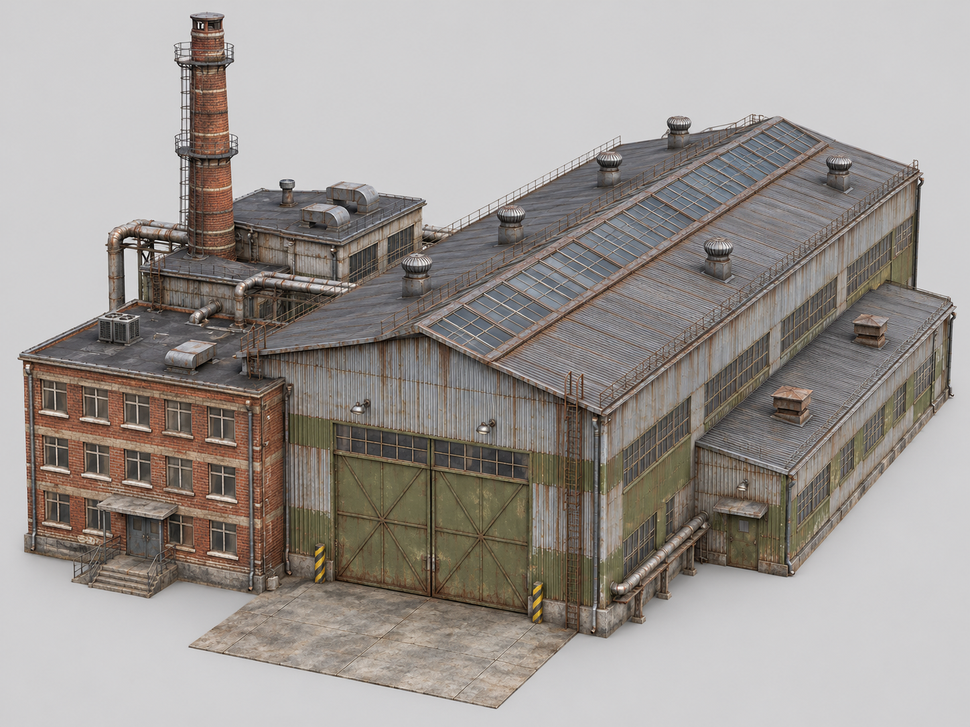
#> input picture Tools/Russia/models/warfactory3d/ref.png, 970 x 727 px, shrunk from 1448 x 1086 before the run
$ python mask.py ../warfactory3d/ref.png out.png
#> lines starting #> are read from the running program, lines starting #| are printed output that depends on the picture; after the words box and inside, x2 and y2 are one past the last pixel; in counts of white or black regions, pixels touching at a corner belong together; long printed decimals are rounded
import sys, numpy as np, cv2
from PIL import Image
im=np.array(Image.open(sys.argv[1]).convert('RGB'))
h,w,_=im.shape
#> h = 727; w = 970
mask=np.zeros((h+2,w+2),np.uint8)
ff=im.copy()
for p in [(0,0),(w-1,0),(0,h-1),(w-1,h-1)]:
    cv2.floodFill(ff,mask,p,(0,0,0),(6,6,6),(6,6,6),cv2.FLOODFILL_FIXED_RANGE|cv2.FLOODFILL_MASK_ONLY|(255<<8))
bg=mask[1:-1,1:-1]>0
a=np.where(bg,0,255).astype(np.uint8)
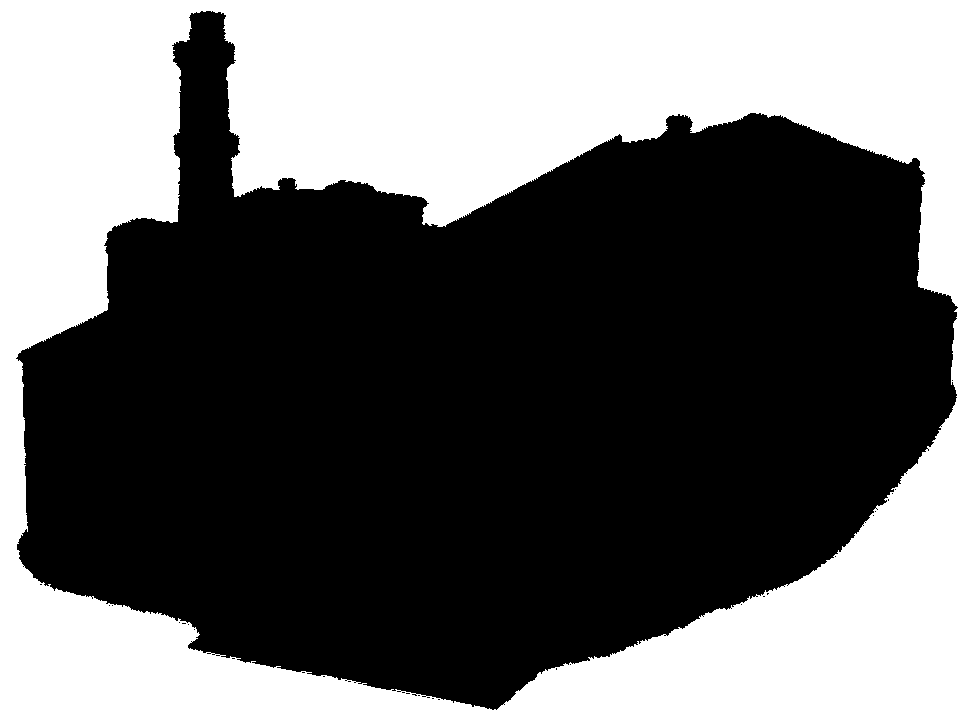
#> bg: shape (727, 970) bool; 41.5% white; 1 white region, box (x1, y1, x2, y2) and area: (0, 0, 970, 727) 292576
a=cv2.morphologyEx(a,cv2.MORPH_OPEN,np.ones((3,3),np.uint8))
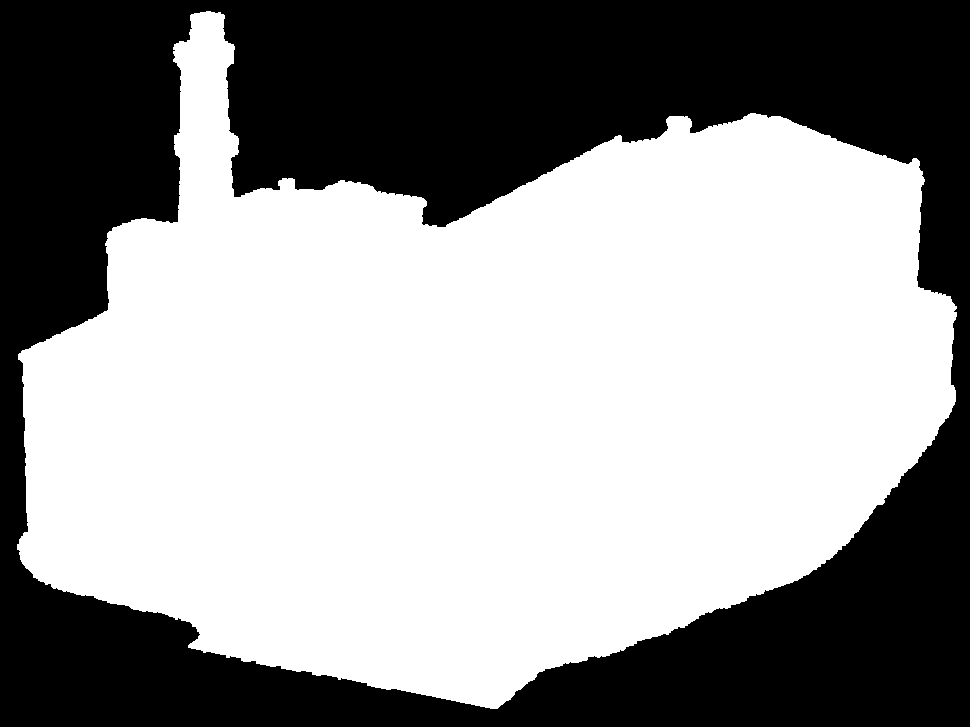
#> a: shape (727, 970); 58.4% white; 1 black region, box (x1, y1, x2, y2) and area: (0, 0, 970, 727) 293179
Image.fromarray(np.dstack([im,a])).save(sys.argv[2])
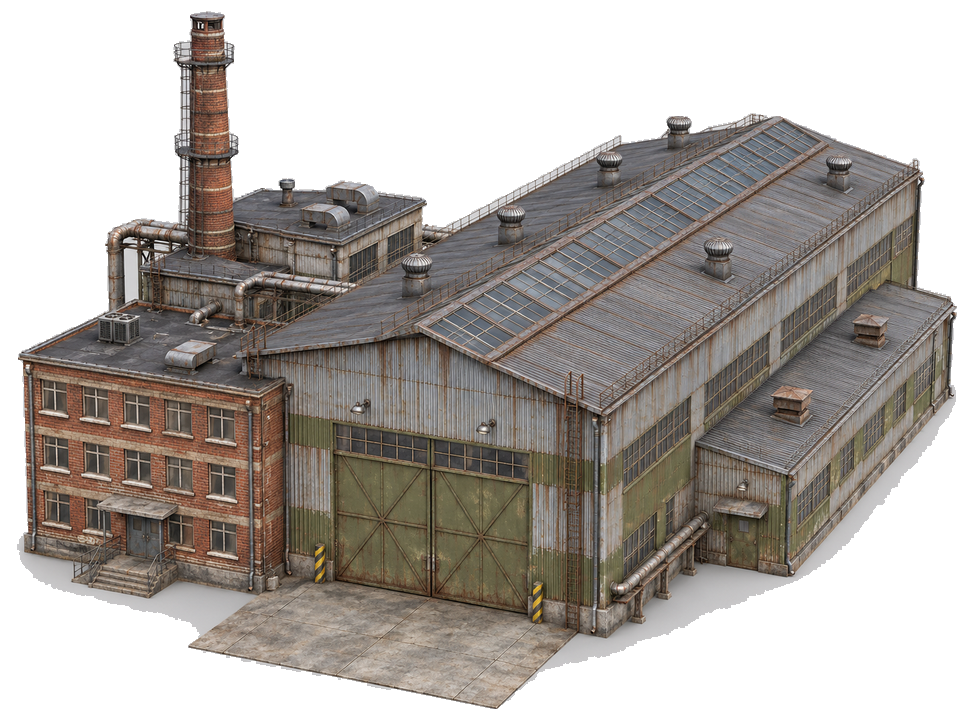
#> saved as out.png: PIL image 970x727 RGBA; mean R, G, B, A 157, 151.1, 146.8, 149; transparent parts drawn white
print('fg frac',(a>0).mean())
#| fg frac 0.5843
